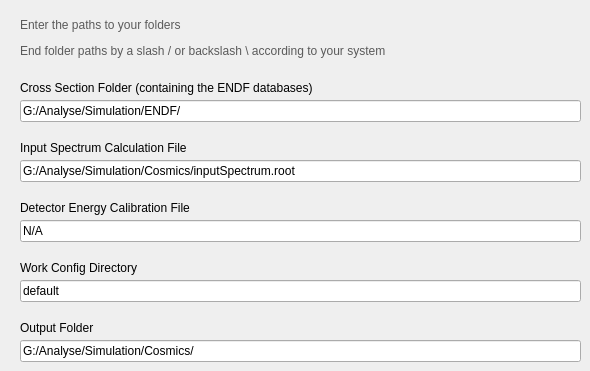
    <widget class="QWidget" name="tab_5">
     <attribute name="title">
      <string>Folders</string>
     </attribute>
     <widget class="QLineEdit" name="lineEdit_DetectorFile">
      <property name="enabled">
       <bool>true</bool>
      </property>
      <property name="geometry">
       <rect>
        <x>20</x>
        <y>220</y>
        <width>561</width>
        <height>22</height>
       </rect>
      </property>
      <property name="autoFillBackground">
       <bool>false</bool>
      </property>
      <property name="text">
       <string>N/A</string>
      </property>
     </widget>
     <widget class="QLabel" name="label_15">
      <property name="geometry">
       <rect>
        <x>20</x>
        <y>80</y>
        <width>311</width>
        <height>16</height>
       </rect>
      </property>
      <property name="text">
       <string>Cross Section Folder (containing the ENDF databases)</string>
      </property>
     </widget>
     <widget class="QLineEdit" name="lineEdit_WorkFolder">
      <property name="geometry">
       <rect>
        <x>20</x>
        <y>280</y>
        <width>561</width>
        <height>22</height>
       </rect>
      </property>
      <property name="text">
       <string>default</string>
      </property>
     </widget>
     <widget class="QLineEdit" name="lineEdit_OutputFolder">
      <property name="geometry">
       <rect>
        <x>20</x>
        <y>340</y>
        <width>561</width>
        <height>22</height>
       </rect>
      </property>
      <property name="text">
       <string>G:/Analyse/Simulation/Cosmics/</string>
      </property>
     </widget>
     <widget class="QLabel" name="label_25">
      <property name="geometry">
       <rect>
        <x>20</x>
        <y>200</y>
        <width>271</width>
        <height>16</height>
       </rect>
      </property>
      <property name="text">
       <string>Detector Energy Calibration File</string>
      </property>
     </widget>
     <widget class="QLabel" name="label_17">
      <property name="geometry">
       <rect>
        <x>20</x>
        <y>320</y>
        <width>131</width>
        <height>16</height>
       </rect>
      </property>
      <property name="text">
       <string>Output Folder</string>
      </property>
     </widget>
     <widget class="QLineEdit" name="lineEdit_CrosssectionFolder">
      <property name="geometry">
       <rect>
        <x>20</x>
        <y>100</y>
        <width>561</width>
        <height>22</height>
       </rect>
      </property>
      <property name="text">
       <string>G:/Analyse/Simulation/ENDF/</string>
      </property>
     </widget>
     <widget class="QLabel" name="label_16">
      <property name="geometry">
       <rect>
        <x>20</x>
        <y>140</y>
        <width>451</width>
        <height>16</height>
       </rect>
      </property>
      <property name="text">
       <string>Input Spectrum Calculation File</string>
      </property>
     </widget>
     <widget class="QLabel" name="label_30">
      <property name="geometry">
       <rect>
        <x>20</x>
        <y>260</y>
        <width>151</width>
        <height>16</height>
       </rect>
      </property>
      <property name="text">
       <string>Work Config Directory</string>
      </property>
     </widget>
     <widget class="QLineEdit" name="lineEdit_InputSpectrumFolder">
      <property name="geometry">
       <rect>
        <x>20</x>
        <y>160</y>
        <width>561</width>
        <height>22</height>
       </rect>
      </property>
      <property name="text">
       <string>G:/Analyse/Simulation/Cosmics/inputSpectrum.root</string>
      </property>
     </widget>
     <widget class="QLabel" name="label_33">
      <property name="geometry">
       <rect>
        <x>20</x>
        <y>18</y>
        <width>561</width>
        <height>51</height>
       </rect>
      </property>
      <property name="text">
       <string>&lt;html&gt;&lt;head/&gt;&lt;body&gt;&lt;p&gt;&lt;span style=&quot; color:#5a5a5a;&quot;&gt;Enter the paths to your folders&lt;/span&gt;&lt;/p&gt;&lt;p&gt;&lt;span style=&quot; color:#5a5a5a;&quot;&gt;End folder paths by a slash / or backslash \ according to your system&lt;/span&gt;&lt;/p&gt;&lt;/body&gt;&lt;/html&gt;</string>
      </property>
      <property name="alignment">
       <set>Qt::AlignLeading|Qt::AlignLeft|Qt::AlignTop</set>
      </property>
      <property name="wordWrap">
       <bool>true</bool>
      </property>
     </widget>
    </widget>
